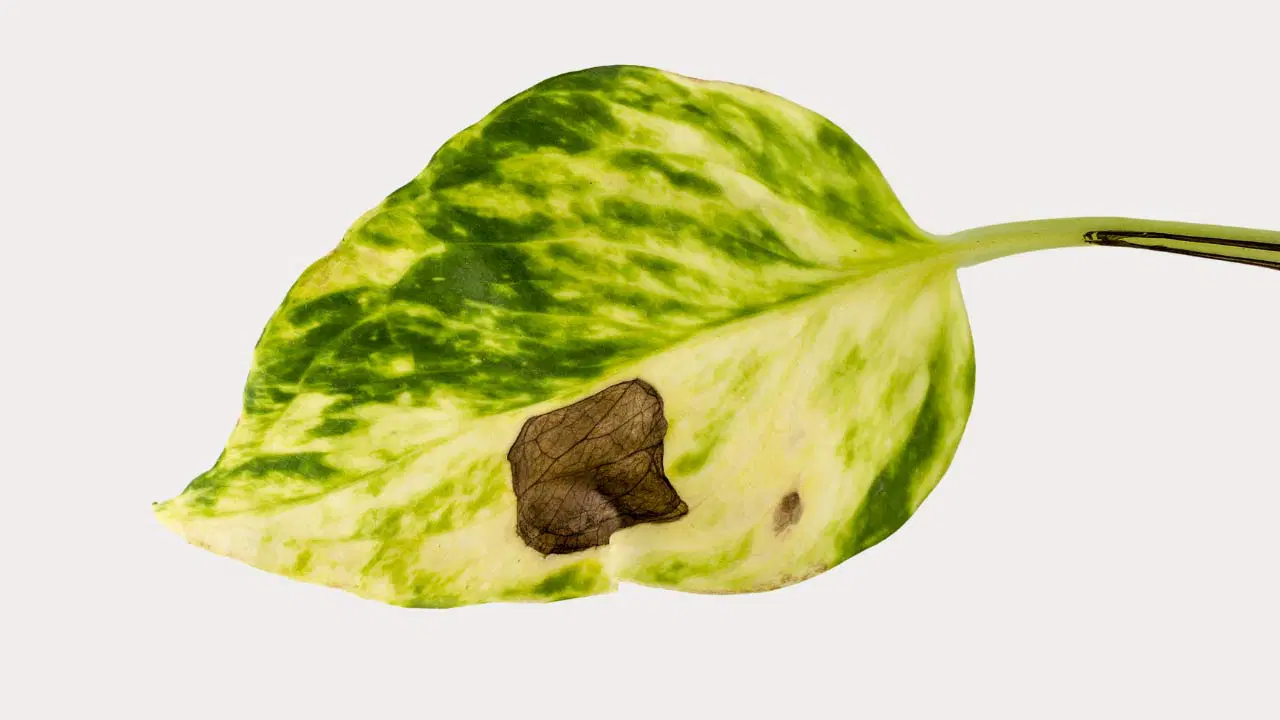
#> input picture LeafDis/LeafDis-main/Leaf Samples/Infected/if_leaf4.png, 1280 x 720 px, found by its file name
$ python leafdis_v3.py
#> lines starting #> are read from the running program, lines starting #| are printed output that depends on the picture; after the words box and inside, x2 and y2 are one past the last pixel; in counts of white or black regions, pixels touching at a corner belong together; long printed decimals are rounded
import cv2
import numpy as np
image = cv2.imread(r"C:\Users\karth\Downloads\if_leaf4.png")
#> image is the input picture: shape (720, 1280, 3); mean B, G, R 172.1, 213, 214.7
hsv = cv2.cvtColor(image, cv2.COLOR_BGR2HSV)
#> hsv: shape (720, 1280, 3); mean H, S, V 12.7, 69.8, 218.1
lower_white = np.array([0, 0, 200], dtype=np.uint8)
upper_white = np.array([255, 30, 255], dtype=np.uint8)
mask = cv2.inRange(hsv, lower_white, upper_white)
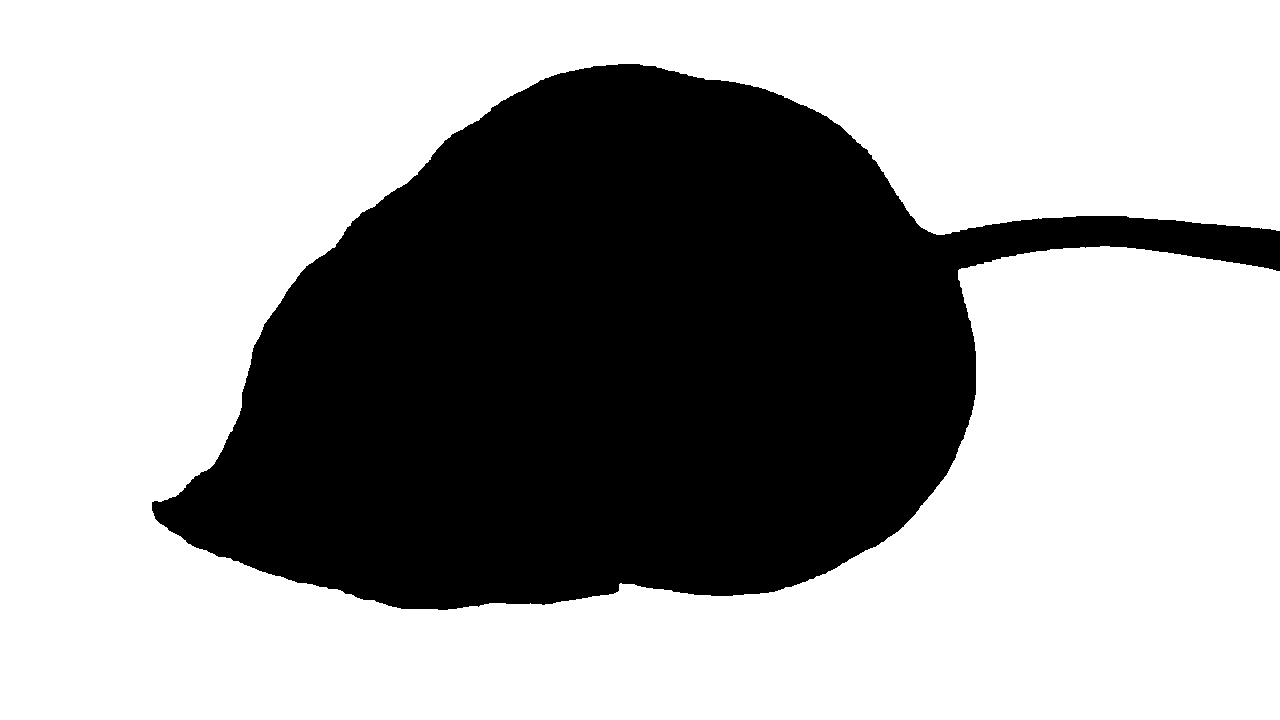
#> mask: shape (720, 1280); 64.2% white; 1 black region, box (x1, y1, x2, y2) and area: (152, 64, 1280, 610) 329666
mask_inv = cv2.bitwise_not(mask)
result = cv2.bitwise_and(image, image, mask=mask_inv)
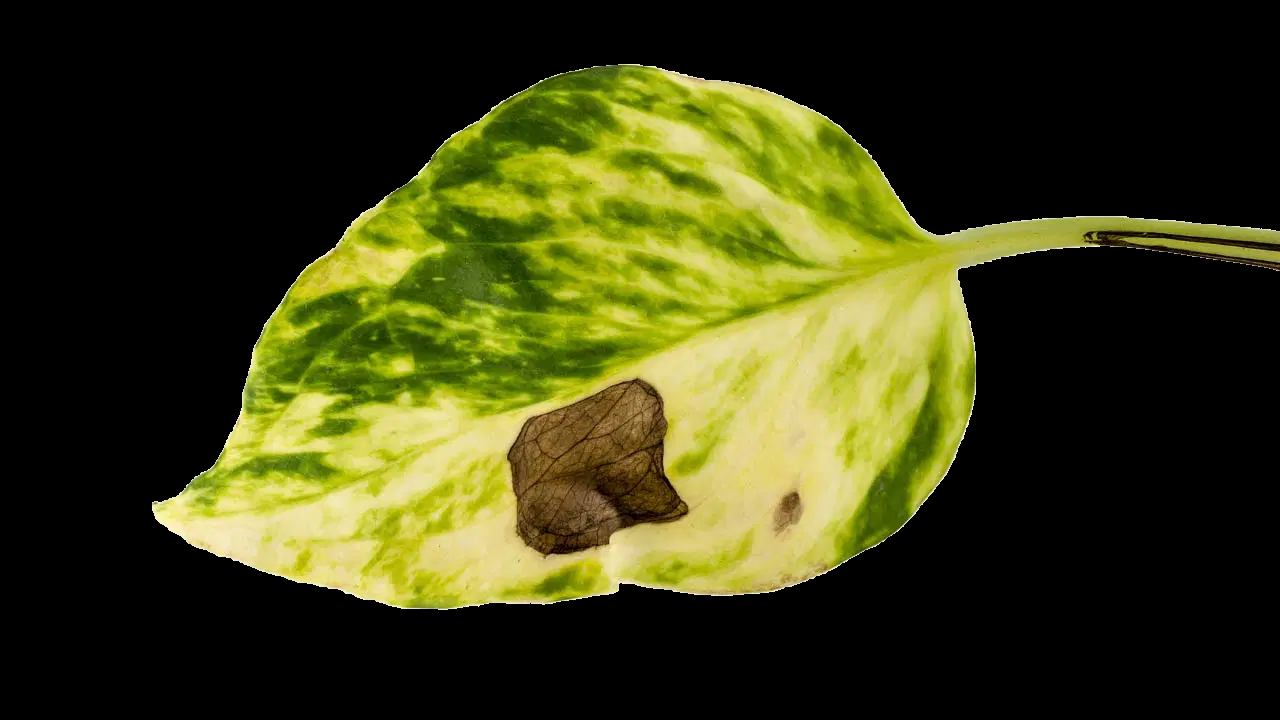
#> result: shape (720, 1280, 3); mean B, G, R 19.9, 60.8, 59.3
total_pixelsl = image.shape[0] * image.shape[1]
#> total_pixelsl = 921600
white_pixelsl = np.sum(image == 255)
#> white_pixelsl = 158
black_pixelsl = np.sum(image== 0)
#> black_pixelsl = 44905
white_volumel = (white_pixelsl / total_pixelsl) * 100
#> white_volumel = 0.0171


print("White Volume:", white_volumel)
#| White Volume: 0.01714

cv2.imshow('Result', result)
cv2.waitKey(0)
cv2.destroyAllWindows()

$ run again, with LeafDis/LeafDis-main/Leaf Samples/Infected/if_leaf3.jpeg saved as LeafDis/LeafDis-main/Leaf Samples/Infected/if_leaf4.png
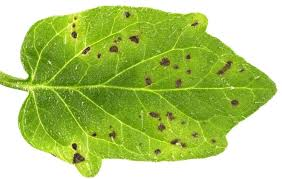
#> input picture LeafDis/LeafDis-main/Leaf Samples/Infected/if_leaf3.jpeg, 282 x 179 px, found by its file name
#> image is the input picture: shape (179, 282, 3); mean B, G, R 115.4, 201.6, 177
#> hsv: shape (179, 282, 3); mean H, S, V 34.1, 128.8, 201.7
#> `mask = cv2.inRange(hsv, lower_white, upper_white)`:
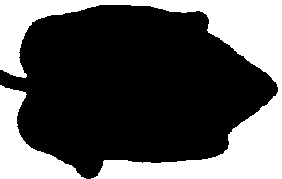
#> mask: shape (179, 282); 34.4% white; 2 white regions, box (x1, y1, x2, y2) and area: (0, 0, 282, 179) 14128, (0, 85, 86, 179) 3253
#> `result = cv2.bitwise_and(image, image, mask=mask_inv)`:
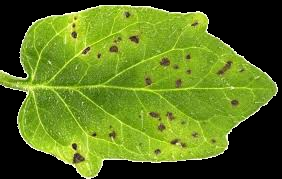
#> result: shape (179, 282, 3); mean B, G, R 28.2, 113.9, 89.4
#> white_pixelsl = 43726
#> black_pixelsl = 453
#> white_volumel = 86.62
#| White Volume: 86.624
